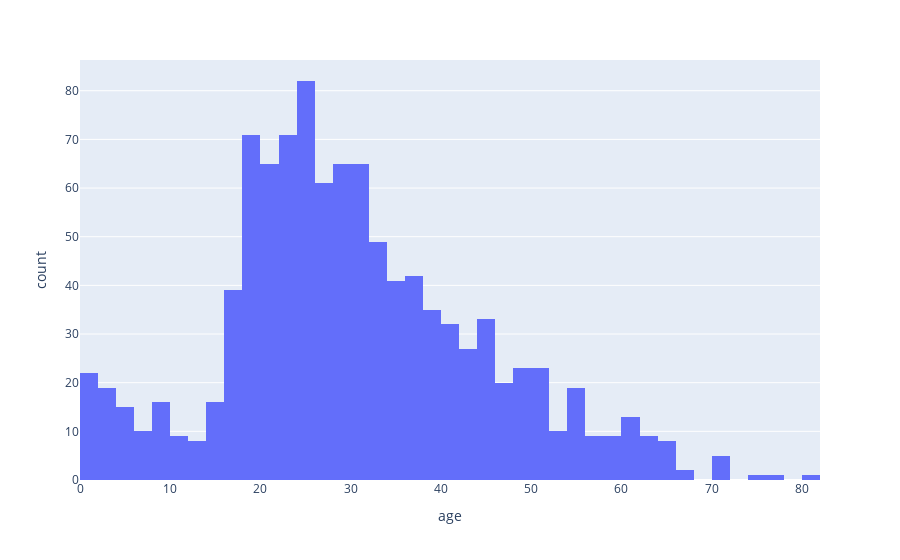

Source (notebook cell):
### Code cell
fig = px.histogram(titanic, x='age')
fig.show()

### Figure 1 — Plotly figure (JSON) as saved in the notebook; plotly's stock layout.template omitted (floating-point values rounded to 4 significant figures; data arrays with more than 128 entries replaced by an {"elided": "..."} marker saying what was removed)
{"data": [{"alignmentgroup": "True", "bingroup": "x", "hovertemplate": "age=%{x}<br>count=%{y}<extra></extra>", "legendgroup": "", "marker": {"color": "#636efa", "pattern": {"shape": ""}}, "name": "", "offsetgroup": "", "orientation": "v", "showlegend": false, "type": "histogram", "x": {"elided": "1309 float values"}, "xaxis": "x", "yaxis": "y"}], "layout": {"barmode": "relative", "legend": {"tracegroupgap": 0}, "margin": {"t": 60}, "xaxis": {"anchor": "y", "domain": [0, 1], "title": {"text": "age"}}, "yaxis": {"anchor": "x", "domain": [0, 1], "title": {"text": "count"}}}}
